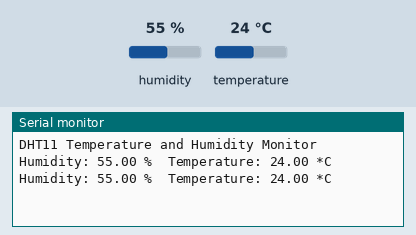
Bench run of a sketch on a simulated Arduino Uno, built with avr-gcc and run on an emulated ATmega328P. On the bench: the last lines printed to the serial monitor. Inputs (shaded band) come from the test bench; at power-on: humidity 55 %, temperature 24 °C.

Above: at 2.9 s.
3.0 s: humidity set to 22 %
At 5.3 s:
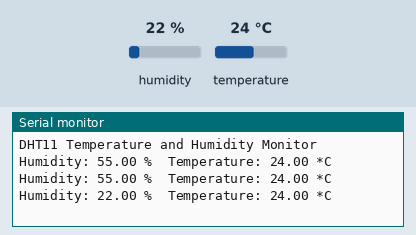
5.7 s: temperature set to 12 °C
At 6.6 s:
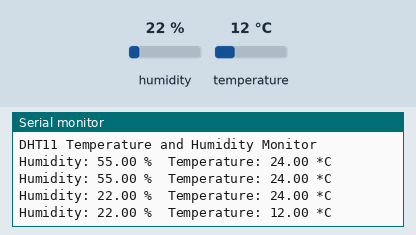
8.4 s: humidity set to 40 %
At 11.4 s:
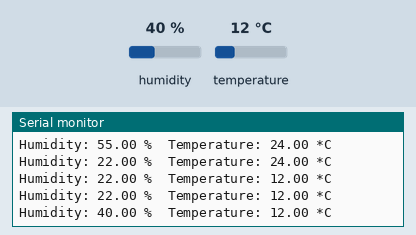
Timing chart, 0 to 12.9 s (numbered marks = the images above; inputs shaded):
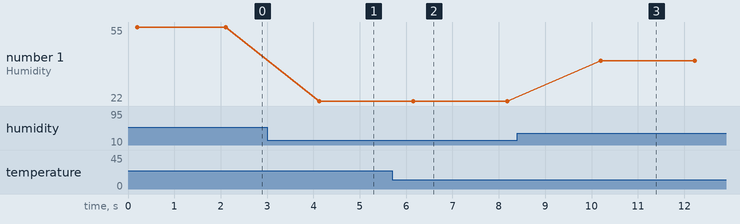

The sketch:

DHT11_Temperature.ino
```cpp
#include "DHT.h"

#define DHTPIN 2
#define DHTTYPE DHT11

DHT dht(DHTPIN, DHTTYPE);

void setup() {
  Serial.begin(2000);
  Serial.println("DHT11 Temperature and Humidity Monitor");
  dht.begin();
}

void loop() {
  float h = dht.readHumidity();
  float t = dht.readTemperature();

  if (isnan(h) || isnan(t)) {
    Serial.println("Failed to read from DHT sensor!");
    return;
  }

  Serial.print("Humidity: ");
  Serial.print(h);
  Serial.print(" %\t");
  Serial.print("Temperature: ");
  Serial.print(t);
  Serial.println(" *C");
  delay(2000);
}
```

Measured:
- after the input at 3.0 s, the serial monitor: prints a new line after 1.1 s (image 1)
- after the input at 5.7 s, the serial monitor: prints a new line after 0.45 s (image 2)
- after the input at 8.4 s, the serial monitor: prints a new line after 1.8 s (image 3)
- plotted number 1: 55 → 22 after the input at 3.0 s, 22 → 40 after the input at 8.4 s
